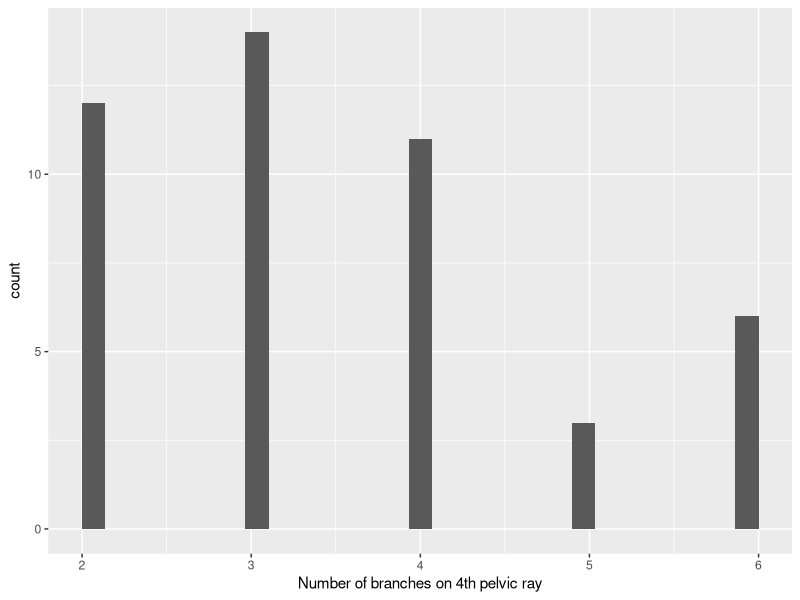
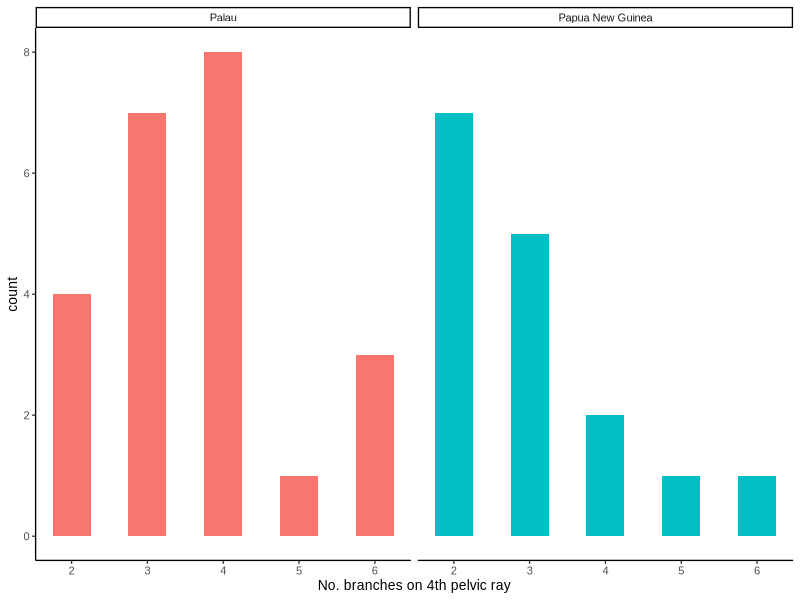

Reproduce these figures in R, in order.
library(tidyverse)

#read in morphology data file for basic comparison analysis
morph <- read.csv("data/cleaned_data.csv")
head(morph)

#see a histogram of all branch data
ggplot(data = morph) +
  geom_histogram(mapping = aes(x=branches)) +
  xlab("Number of branches on 4th pelvic ray") 

#make a subset of data with just information from palau and png
Palau_PNG <- morph %>%
  filter(locality == "Papua New Guinea" | locality == "Palau")

#4th pelvic branches histogram***
ggplot(data = Palau_PNG) +
  geom_histogram(binwidth = 0.5, mapping = aes(x = branches, fill = locality), show.legend = FALSE) +
  facet_wrap(~locality) +
  xlab("No. branches on 4th pelvic ray") +
  theme_classic(base_family = 'Arial', base_size = 10)

#extract 
west <- filter(morph, haplotype == "west")
east <- filter(morph, haplotype == "east")

#compare characters from eastern and western haplotypes with a t tests
t.test(west$branches, east$branches)

#read in morphology data file
file <- read.csv("data/morphology_numerical_data3.csv", header = TRUE, sep = ",")
head(file)


